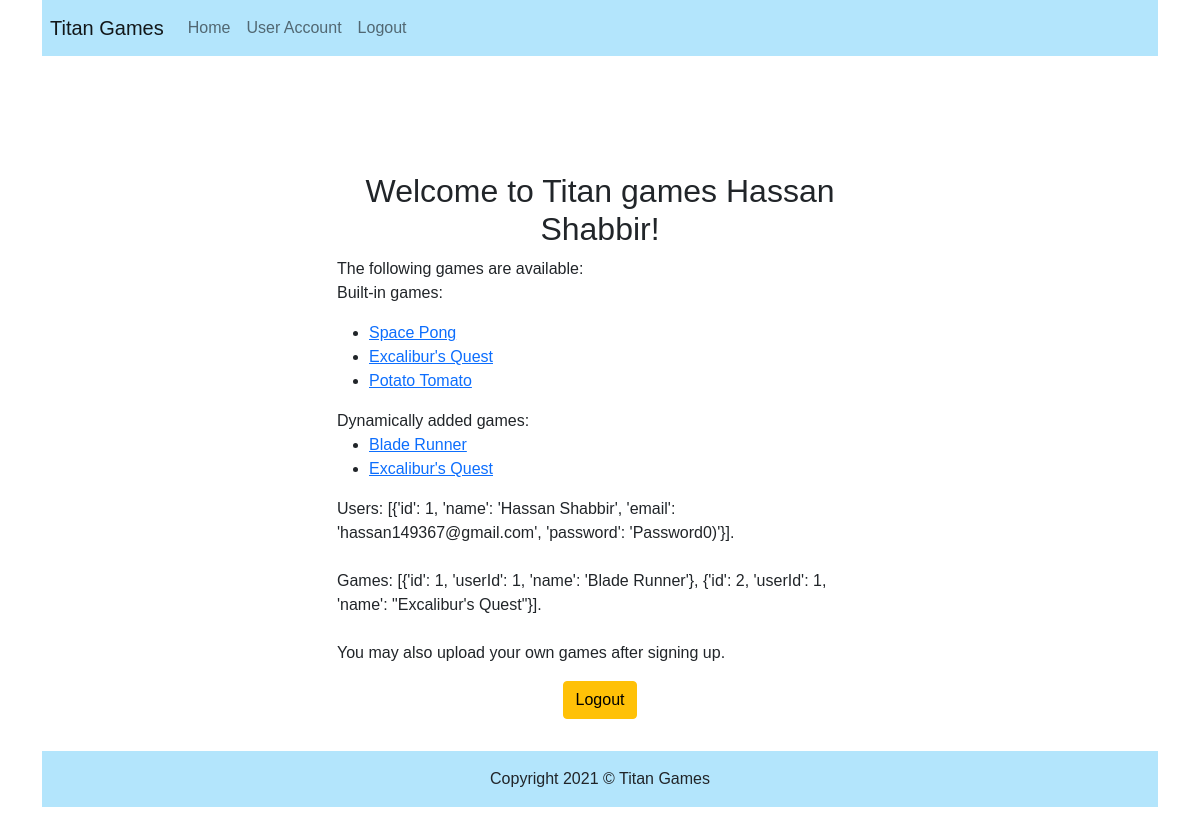
Screenshot of / (signed in) with the database file from the repository.
### tables this page shows
CREATE TABLE users (
  id INTEGER PRIMARY KEY AUTOINCREMENT,
  name TEXT NOT NULL,
  email TEXT UNIQUE NOT NULL,
  password TEXT NOT NULL
);

CREATE TABLE games (
  id INTEGER PRIMARY KEY AUTOINCREMENT,
	userId INTEGER,
	name TEXT NOT NULL,
  FOREIGN KEY(userId) REFERENCES users(id)
);

### app.py (the view)
@app.route("/")
def home_page():
    users = query_db('SELECT * FROM users')
    games = query_db('SELECT * FROM games')
    return render_template('index.html', users=users, games=games)

### app.py (called while the page is built)
def get_db():
    db = getattr(g, '_database', None)
    if db is None:
        db = g._database = sqlite3.connect(DATABASE)
    def make_dicts(cursor, row):
        return dict((cursor.description[idx][0], value)
                    for idx, value in enumerate(row))
    db.row_factory = make_dicts
    return db

def query_db(query, args=(), one=False):
    cur = get_db().execute(query, args)
    rv = cur.fetchall()
    cur.close()
    return (rv[0] if rv else None) if one else rv

@app.teardown_appcontext
def close_connection(exception):
    db = getattr(g, '_database', None)
    if db is not None:
        db.close()

### templates/index.html (shortened to what this page needs)
{% extends "base.html" %}
{% block head %}
  {{ super() }}
{% endblock %}
{% block content %}
  <div class="card w-50 mb-3 border-0" style="width: 18rem; margin: auto;">
    <div class="card-body">
      {% if 'user' in session and session['user'] %}
			  <h2 class="card-title text-center">Welcome to Titan games {{session['user'].name}}!</h2>
			{% else %}
			  <h2 class="card-title text-center">Welcome to Titan games!</h2>
      {% endif %}
			<p class="card-text">The following games are available:<br>
				Built-in games:
				<ul>
					<li> <a href="/space_pong">Space Pong</a> </li>
					<li> <a href="/excaliburs_quest">Excalibur's Quest</a> </li>
					<li> <a href="/potato_tomato">Potato Tomato</a> </li>
				</ul>
				Dynamically added games:
				<ul>
					{% for game in games %}
					<li> <a href="/game/{{game['id']}}">{{game['name']}}</a> </li>
					{% endfor %}
				</ul>
				Users: {{users}}.  <br> <br>
				Games: {{games}}.  <br> <br>
				You may also upload your own games after signing up.
			</p>
      <div class="text-center">
          {% if 'user' in session and session['user'] %}
          <a href="logout" class="btn btn-warning">Logout</a>
          {% else %}
          <a href="signup" class="btn btn-success">Sign Up</a>
          <a href="signin" class="btn btn-primary">Sign In</a>
          {{user}}
          {% endif %}
      </div>
    </div>
  </div>
{% endblock %}

### templates/base.html (shortened to what this page needs)
<!doctype html>
<html>
<head>
    {% block head %}
        <link href="https://cdn.jsdelivr.net/npm/bootstrap@5.0.0-beta2/dist/css/bootstrap.min.css" rel="stylesheet"
>
    {% endblock %}
</head>
<body>
<div class="container">
    <nav class="navbar navbar-expand-lg navbar-light fixed-top sticky-top px-2" style="background-color: #b3e5fc;">
        <a class="navbar-brand" href="/">Titan Games</a>
        <ul class="navbar-nav">
            <li class="nav-item">
								{% if 'user' in session and session['user'] %}
                <a href="/" class="nav-link">Home</a>
                {% endif %}
            </li>
            {% if 'user' in session %}
                <li class="nav-item">
                    <a class="nav-link" href="/user">User Account</a>
                </li>
                <li class="nav-item">
                    <a class="nav-link" href="/logout">Logout</a>
                </li>
            {% endif %}
        </ul>
    </nav>
            <div>
                {% block content %}
                {% endblock %}
            </div>
                <footer class="container text-center" style="background-color: #b3e5fc;">
                        <p class="p-3">Copyright 2021 &copy; Titan Games</p>
                </footer>
        </div>
</body>
</html>

### templates/base.html (style rules this page uses)
* { font-family: Arial, Helvetica, sans-serif; }

### templates/index.html (style rules this page uses)
.card-body { margin-top: 100px; }

### rows the page displays
users: user.name "Hassan Shabbir"
games: name "Blade Runner"
games: name "Excalibur's Quest"

### other values shown
{{ users }} "[{'id': 1, 'name': 'Hassan Shabbir', 'email': 'hassan149367@gmail.com', 'password': 'Password0)'}]"
{{ games }} "[{'id': 1, 'userId': 1, 'name': 'Blade Runner'}, {'id': 2, 'userId': 1, 'name': \"Excalibur's Quest\"}]"
